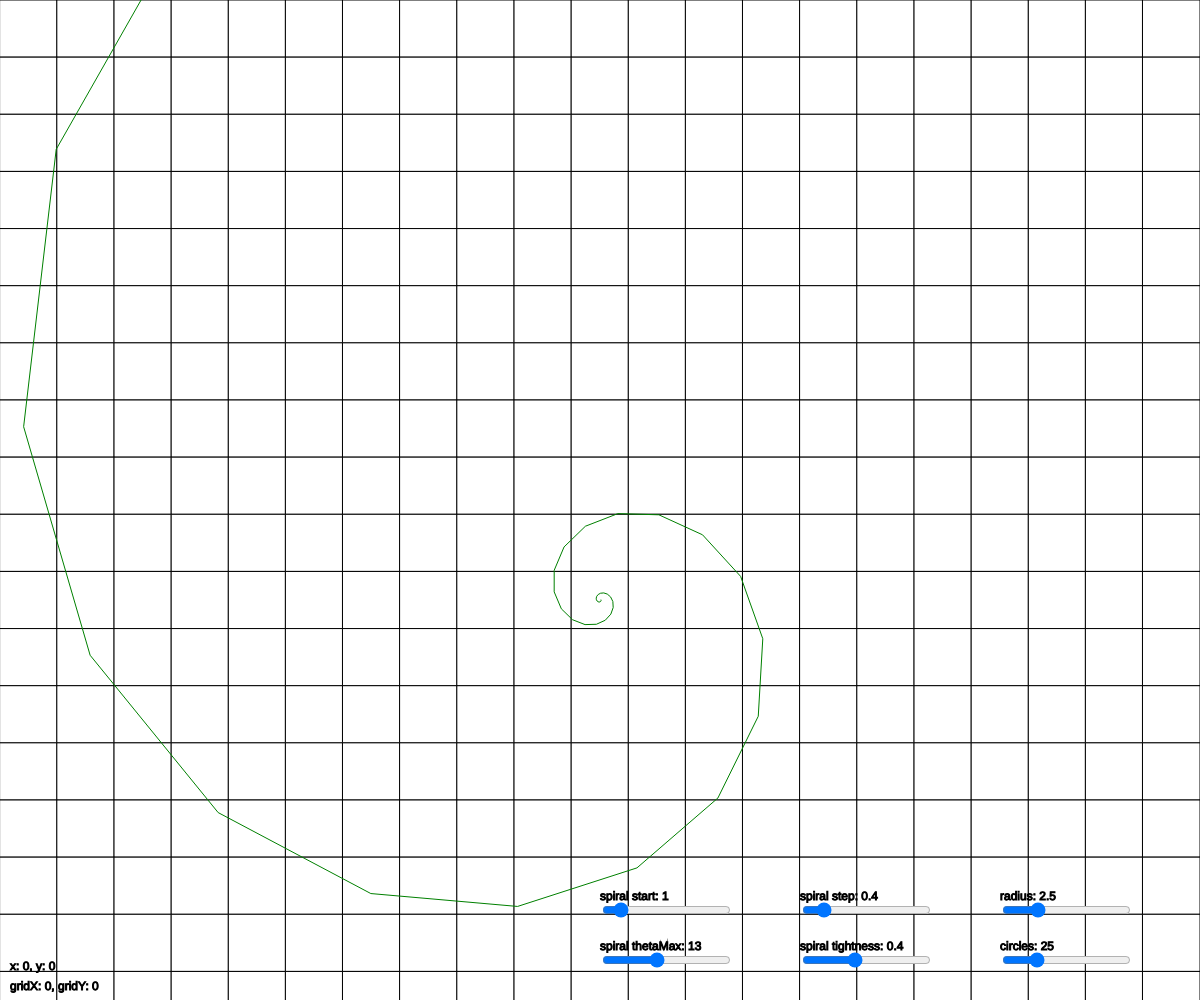
Frame 1 (no input)
Frame 60 (no input): identical to frame 1, image omitted
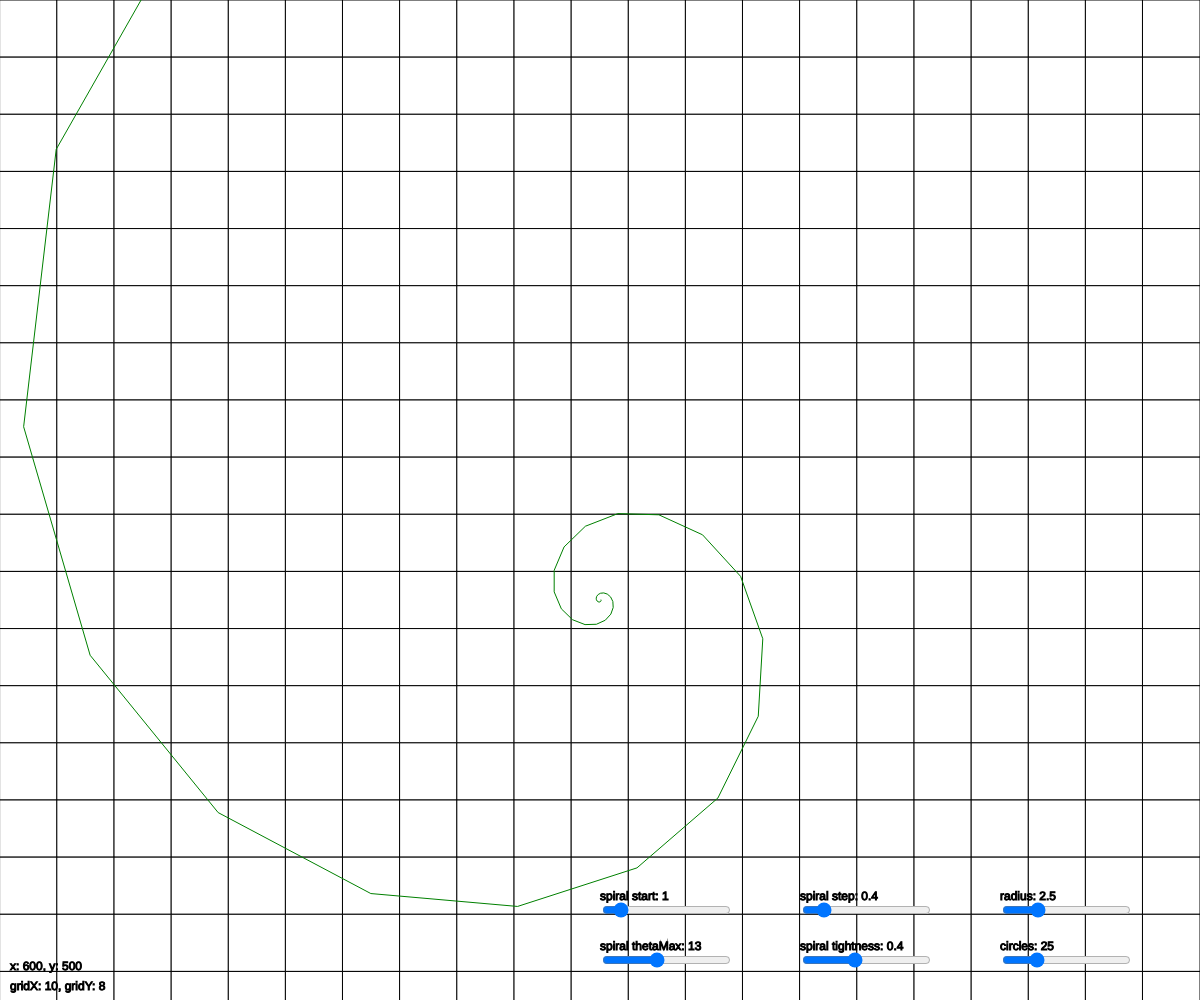
Frame 120 (the mouse pressed at the canvas centre since frame 60)

The p5.js sketch that drew these frames (run headless with seeded random() and noise() and a simulated clock; from frame 60 on, the mouse is pressed at the canvas centre):

// p5.js sketch
// ── sketch.js
let rows = 21;
let cols = 21;

let radiusSlider;
const startingRadius = 2.5;
let circlesSlider;
const startingCircles = 25;
let spiralStartSlider;
const initialSpiralStart = 1;
let spiralStepSlider;
const spiralStep = 0.4;
let spiralTightnessSlider;
const spiralTightness = 0.4;
let spiralThetaMaxSlider;
const initialspiralThetaMax = 4 * Math.PI;

// fn to draw a grid across the entire canvas
function drawGrid(rows, cols) {
  let cellWidth = width / cols;
  let cellHeight = cellWidth

  for (let i = 0; i < rows; i++) {
    for (let j = 0; j < cols; j++) {
      let x = j * cellWidth;
      let y = i * cellHeight;
      stroke(0);
      fill(255);
      rect(x, y, cellWidth, cellHeight);
    }
  }
}


// fn to draw a circle
function drawCircles(centerPoints) {
  stroke(0);
  noFill();
  let r = radiusSlider.value();
  let n = circlesSlider.value();

  for (let i = 0; i < n; i++) {
    let x = (windowWidth / 2) + centerPoints[i].x;
    let y = (windowWidth / 2) + centerPoints[i].y;

    circle(x, y, i ** r);
  }
}

// fn that accepts an array of points and plots them
function plotPoints(points, translateX = windowWidth / 2, translateY = windowWidth / 2) {

  translate(translateX, translateY);

  stroke('green');
  noFill();
  beginShape();
  for (let i = 0; i < points.length; i++) {
    vertex(points[i].x, points[i].y);
  }
  endShape();

  translate(-translateX, -translateY);
}

function setup() {
  createCanvas(windowWidth, windowHeight);

  radiusSlider = createSlider(0, 10, startingRadius, 0);
  radiusSlider.position(width-200, height - 100);

  circlesSlider = createSlider(1, 100, startingCircles);
  circlesSlider.position(width - 200, height - 50);

  spiralStepSlider = createSlider(0.01, Math.PI, spiralStep, 0);
  spiralStepSlider.position(width - 400, height - 100);

  spiralTightnessSlider = createSlider(0.01, 1, spiralTightness, 0);
  spiralTightnessSlider.position(width - 400, height - 50);

  spiralStartSlider = createSlider(0, 10, initialSpiralStart);
  spiralStartSlider.position(width - 600, height - 100);

  spiralThetaMaxSlider = createSlider(0, 10 * Math.PI, initialspiralThetaMax);
  spiralThetaMaxSlider.position(width - 600, height - 50);
}

function draw() {
  background(255);

  drawGrid(rows, cols);



  const a = spiralStartSlider.value();
  const b = spiralTightnessSlider.value();
  const thetaMax = 16 * Math.PI;
  const step = spiralStepSlider.value();
  const points = generateLogarithmicSpiralPoints(a, b, thetaMax, step);

  plotPoints(points);
  
  // drawCircles(points);
  

  print_info();
  print_debug();
}

const print_info = () => {

  fill('skyblue');
  rect(0, windowWidth, width, windowHeight - windowWidth);

  stroke(0);
  strokeWeight(1);
  fill(0);
  text(`radius: ${radiusSlider.value()}`, width - 200, height - 100);
  text(`circles: ${circlesSlider.value()}`, width - 200, height - 50);

  text(`spiral step: ${spiralStepSlider.value()}`, width - 400, height - 100);
  text(`spiral tightness: ${spiralTightnessSlider.value()}`, width - 400, height - 50);
  text(`spiral start: ${spiralStartSlider.value()}`, width - 600, height - 100);
  text(`spiral thetaMax: ${spiralThetaMaxSlider.value()}`, width - 600, height - 50);
}

const print_debug = () => {
  stroke(0);
  strokeWeight(1);
  fill(0);
  textSize(12);
  text(`x: ${mouseX}, y: ${mouseY}`, 10, height - 30);
  
  // print grid location
  let cellWidth = width / cols;
  let cellHeight = cellWidth
  let gridX = floor(mouseX / cellWidth);
  let gridY = floor(mouseY / cellHeight);
  text(`gridX: ${gridX}, gridY: ${gridY}`, 10, height - 10);
}

// ── spiral.js
function generateLogarithmicSpiralPoints(a, b, thetaMax, step) {
  const points = [];
  for (let theta = 0; theta < thetaMax; theta += step) {
    const r = a * Math.exp(b * theta);
    const x = r * Math.cos(theta);
    const y = r * Math.sin(theta);
    points.push({ x, y });
  }
  console.log(points);
  return points;
}

// Example usage:
// const a = 1;
// const b = 0.2;
// const thetaMax = 4 * Math.PI; // Generates points for two full revolutions
// const step = 1; // The precision of the spiral

// const spiralPoints = generateLogarithmicSpiralPoints(a, b, thetaMax, step);

// console.log(spiralPoints);
